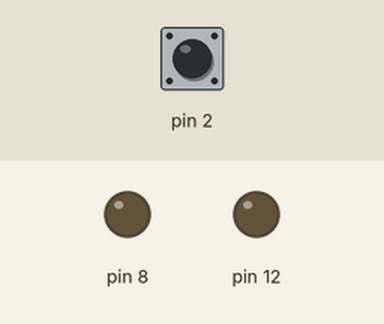
Recording of a sketch running on a simulated Arduino Uno, built with avr-gcc and run on an emulated ATmega328P. Parts: output pins drawn as LEDs (lit = HIGH). The inputs (shaded band) are chosen by the test bench; at power-on: pin 2 HIGH. What the sketch prints to the serial monitor is not drawn.

Above: at 1.2 s.
1.3 s: pin 2 pulled LOW for 0.15 s
At 2.1 s:
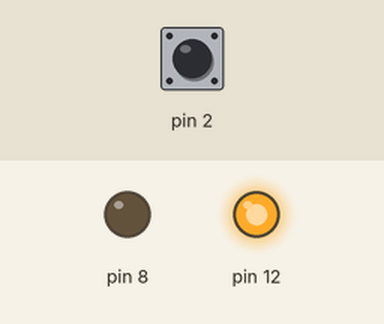
2.9 s: pin 2 pulled LOW for 1 s
At 3.4 s:
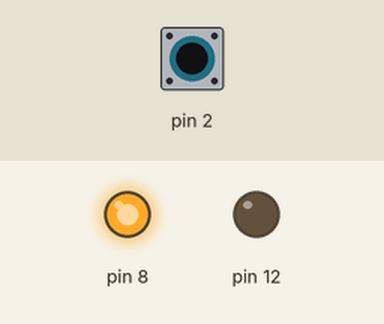
5.4 s: pin 2 pulled LOW for 3.2 s
At 6.4 s:
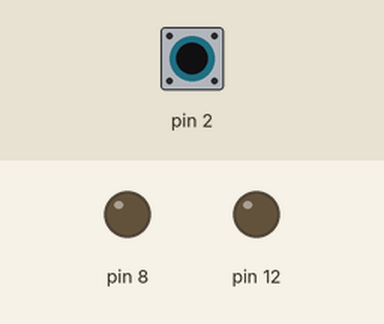
Timing chart, 0 to 8.4 s (numbered marks = the images above; inputs shaded):
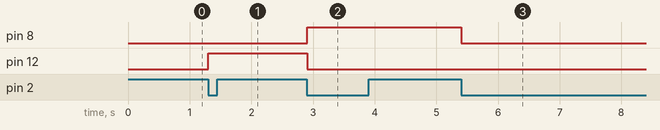

Measured:
- after the input at 1.3 s, pin 12: LOW → HIGH at once
- after the input at 2.9 s, pin 8: LOW → HIGH at once; pin 12: HIGH → LOW at once
- after the input at 5.4 s, pin 8: HIGH → LOW at once

The sketch:

button_state_toggle2.ino
```cpp
int State = 0;
int LastButton = HIGH;
void setup() {
  pinMode(12 , OUTPUT);
  pinMode(8 , OUTPUT);
  pinMode(2  , INPUT_PULLUP);
  Serial.begin(9600);

}

void loop() {
  int CurrentState = digitalRead(2);

  if(CurrentState == LOW && LastButton == HIGH){
    State += 1;
    if(State >= 3){
      State = 0;
    }
  }

  switch(State){
    case 0:
      digitalWrite(12 , LOW);
      digitalWrite(8 , LOW);
      break;
    case 1:
      digitalWrite(12 , HIGH);
      break;
    case 2:
      digitalWrite(12 , LOW);
      digitalWrite(8 , HIGH);
      break;
  }
  Serial.println(CurrentState);
  LastButton = CurrentState;
}
```
